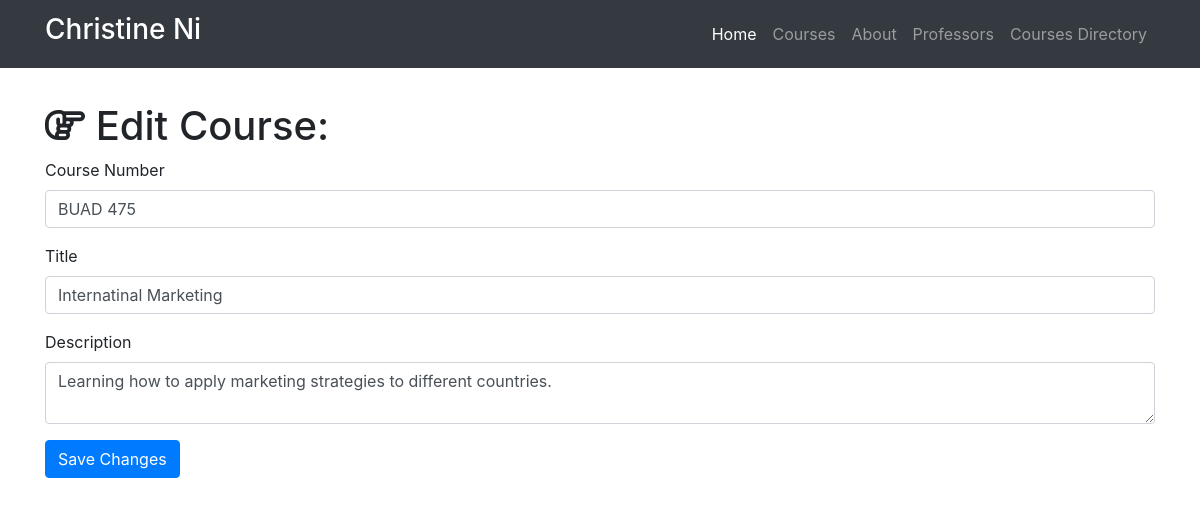
Screenshot of /course-directory/edit/1 with the database file from the repository.
### resume.py (models this page shows)
class Course(db.Model):
    __tablename__ = 'courses'
    id = db.Column(db.Integer, primary_key=True)
    course_number = db.Column(db.Integer)
    title = db.Column(db.String(256))
    description = db.Column(db.Text)
    professor_id = db.Column(db.Integer, db.ForeignKey('professors.id'))

### resume.py (the view, shortened to what this page needs)
@app.route('/course-directory/edit/<int:id>', methods=['GET', 'POST'])
def edit_course(id):
    course = Course.query.filter_by(id=id).first()
    if request.method == 'GET':
        return render_template('course-edit.html', course=course)

### templates/course-edit.html (shortened to what this page needs)
{% extends "base-structure.html" %}
{% block head%}
  {{super()}}
{% endblock %}
{% block page_content %}
<div class="container">
   <h1 class="mt-5"><i class="fa fa-hand-o-right" aria-hidden="true"></i> Edit Course:</h1>
  <form action="/course-directory/edit/{{course.id}}" method="post">
    <div class="form-group">
      <label>Course Number</label>
      <input class="form-control" type="text" name="course number" value="{{course.course_number}}" required="true">
    </div>
    <div class="form-group">
    <label>Title</label>
    <input class="form-control" type="text" name="title" value="{{course.title}}" required="true">
  </div>
    <div class="form-group">
      <label>Description</label>
      <textarea class="form-control" name="description" required="true">{{course.description}}</textarea>
    </div>
    <button type="submit" class="btn btn-primary">Save Changes</button>
  </form>
 </div>
{% endblock %}

### templates/course-edit.html (style rules this page uses)
body { padding-top: 54px; }

### rows the page displays
Course: course_number "BUAD 475", title "Internatinal Marketing", description "Learning how to apply marketing strategies to different countries."
